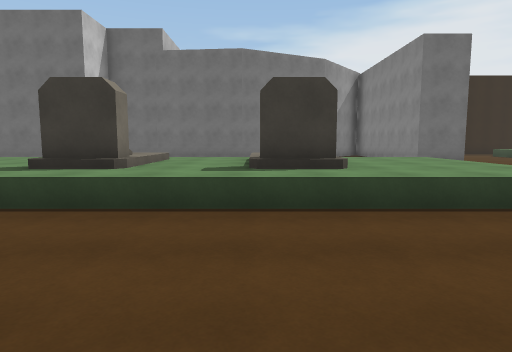
[1] (above)

24 first-person views from a walk through a 3-D level made in the Unity game engine. The camera is 1.5 m above the floor, tilts 6° down and sees 75° across. The floor is counted in squares, 2 m on a side. Each view is taken from the middle of a square. On the plan, view 1 faces up. The plan holds only what a view shows up to about 11 squares ahead; the rest is blank. The place goes on beyond the plan. The player character is not drawn.

[2]
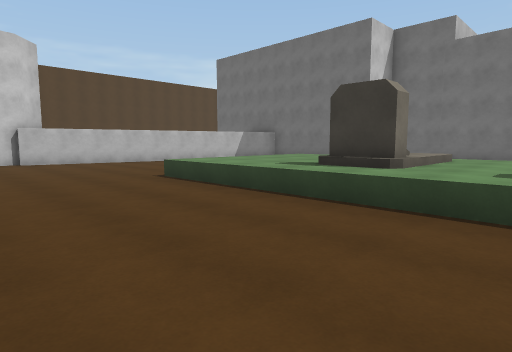

[3]
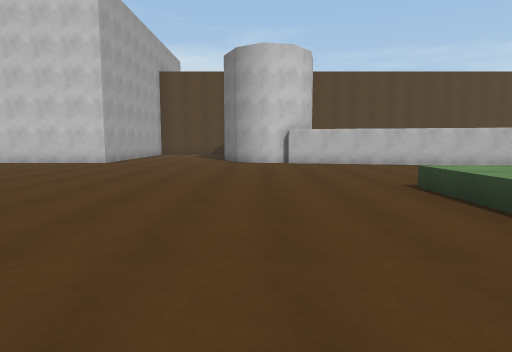

[4]
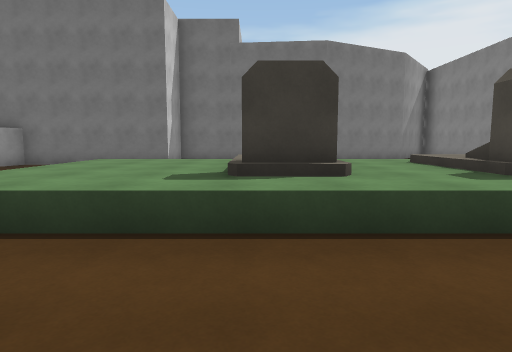

[5]
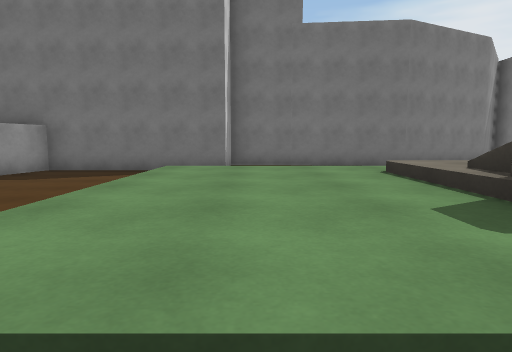

[6]
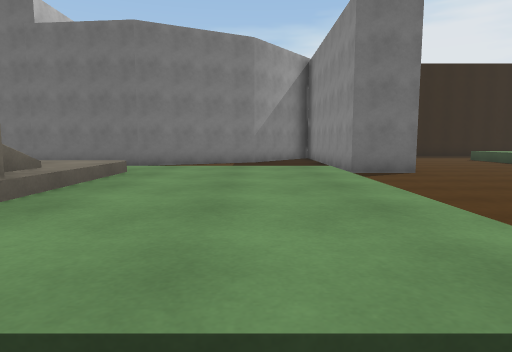

[7]
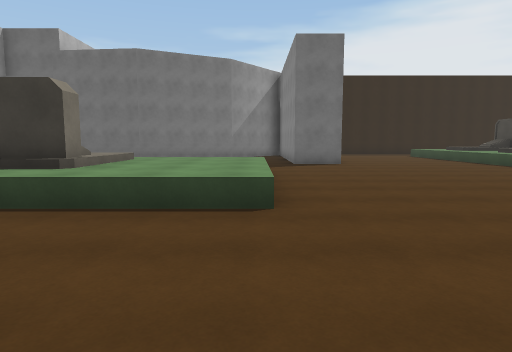

[8]
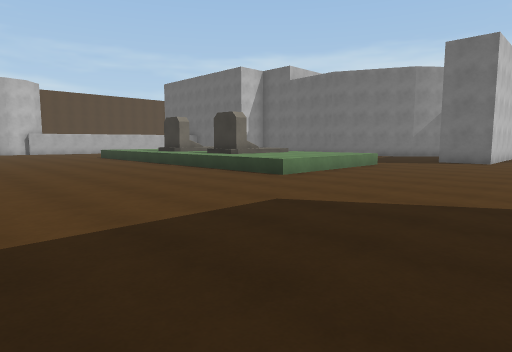

[9]
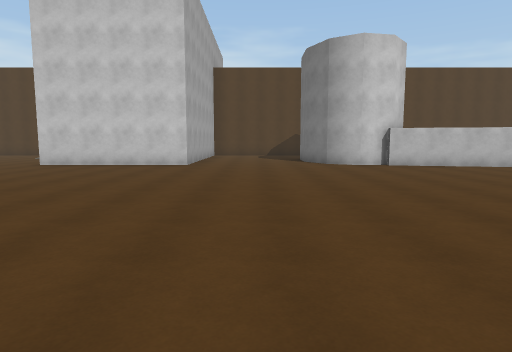

[10]
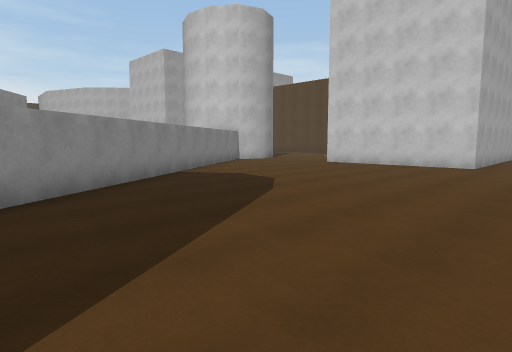

[11]
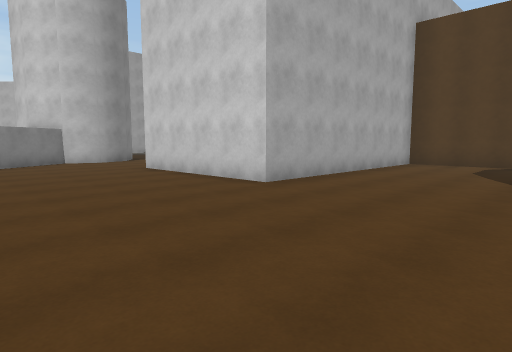

[12]
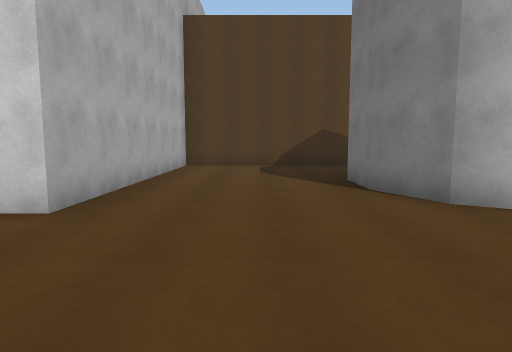

[13]
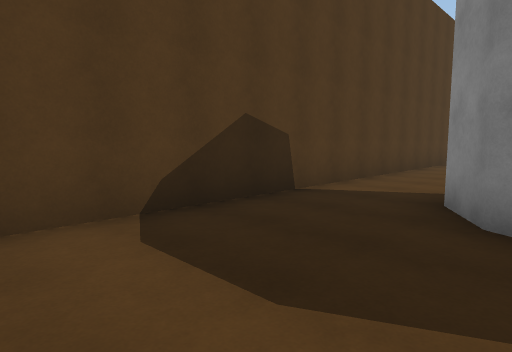

[14]
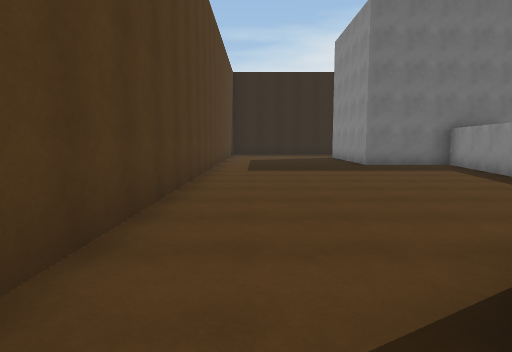

[15]
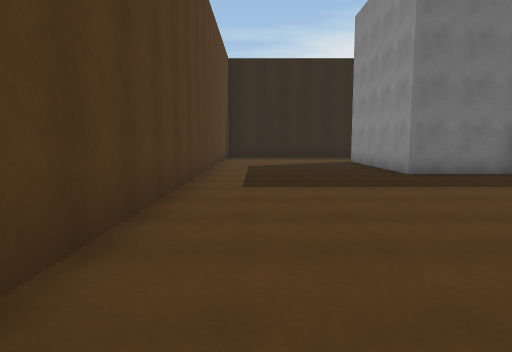

[16]
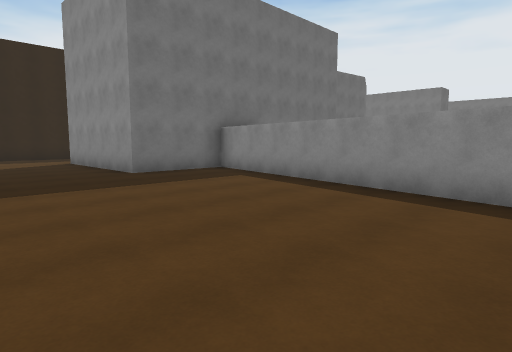

[17]
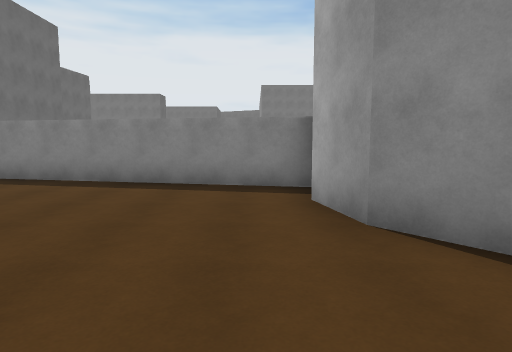

[18]
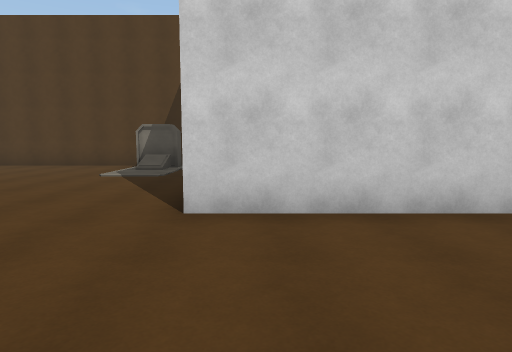

[19]
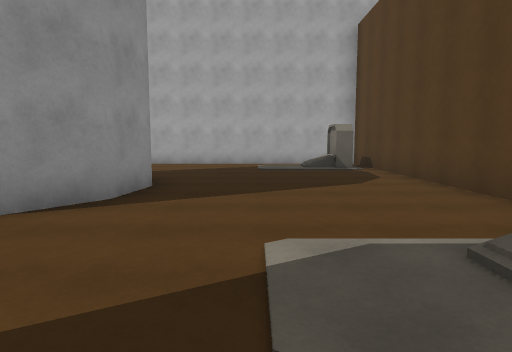

[20]
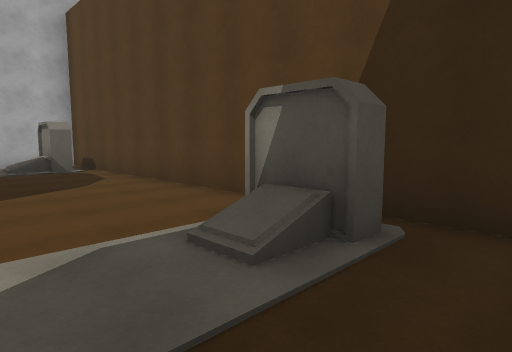

[21]
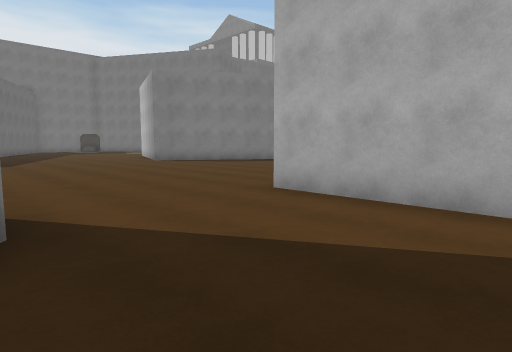

[22]
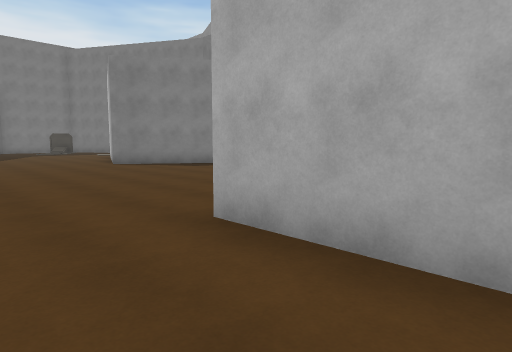

[23]
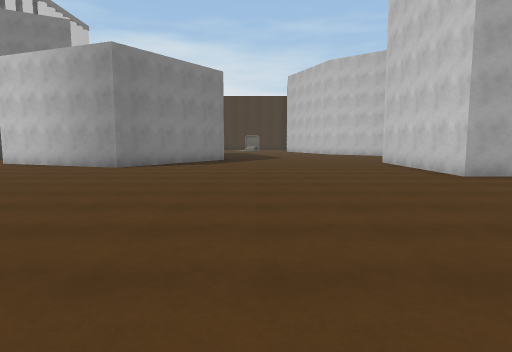

[24]
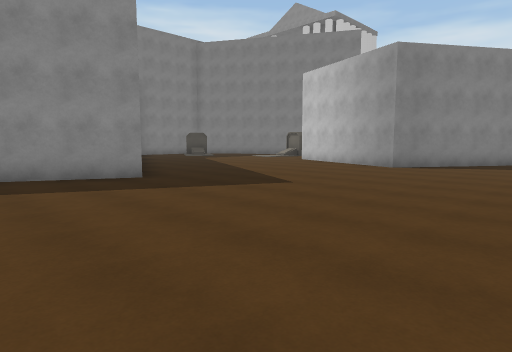

### Floor plan
Key: @ floor where view 1 was taken; # wall or solid block; . floor; ^ raised ledge; O other object.
Columns run from 20 left of view 1 to 9 right of it. Each row starts with its distance up from view 1.
 15 #.....#
 14 #.....#       ########....#
 13 #.....#       #..   ......# ..
 12 #.....#########           #...
 11 #.......##...            .#...
 10 #.......##...            .....
  9 #.......##...           ......
  8 #.......## .. ^^^^^^^^^^^.....
  7 #.......#     ^^^OO^OO^^^.....
  6 #......##.    ^^^OO^OO^^^.....
  5 #......##.... ^^^OO^OO^^^....
  4 #......##.....^^^^^^^^^^^....
  3 #...#####....................
  2 #..##  #......................
  1 #..## ##......................
  0 #...###.............@.........
 -1 #................. ...........
 -2 #..................      .....
 -3 #..................
 -4 #..................
 -5 ########...........
 -6        #...........
 -7        #.........#
 -8        #........##
 -9 #.............###
-10 #............##
-11 # O........###
-12 #....... ###
-13 #.....##    .....
-14 #.....#    .........#
-15 #.....##  .........##
-16 #......# ..........#
-17 #...................
-18 #.O...................
-19 #.O...................
-20 ########.............
-21        #............
-22        #............
-23        #........##...
-24        #.......######

Positions as (right, up) in squares from view 1, and headings:
1: (0, 0), facing up
2: (0, 0), facing up-left
3: (-1, 1), facing left
4: (-3, 1), facing up
5: (-5, 3), facing up
6: (3, 3), facing up
7: (4, 0), facing up
8: (9, -2), facing up-left
9: (-2, -2), facing left
10: (-2, -2), facing down-left
11: (-8, 0), facing down-left
12: (-9, -2), facing left
13: (-16, -3), facing up-left
14: (-18, 1), facing up
15: (-18, 4), facing up
16: (-18, 4), facing up-right
17: (-19, 4), facing right
18: (-9, -8), facing left
19: (-16, -9), facing down
20: (-16, -9), facing down-left
21: (-16, -16), facing down-right
22: (-15, -18), facing down-right
23: (-8, -13), facing down
24: (-8, -13), facing down-right
